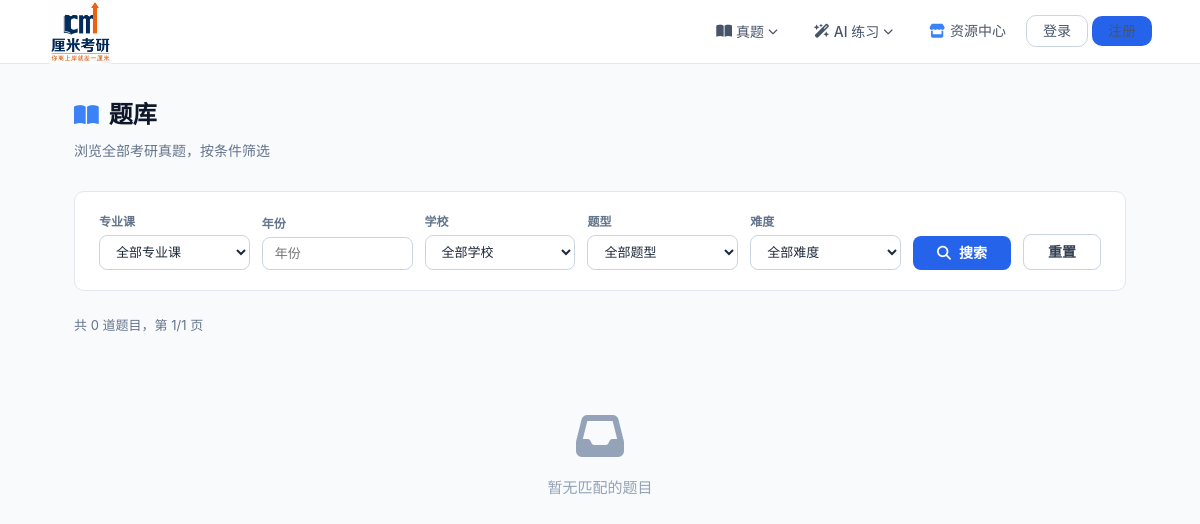
/questions/?page=12, run on an earlier commit of the app's database.
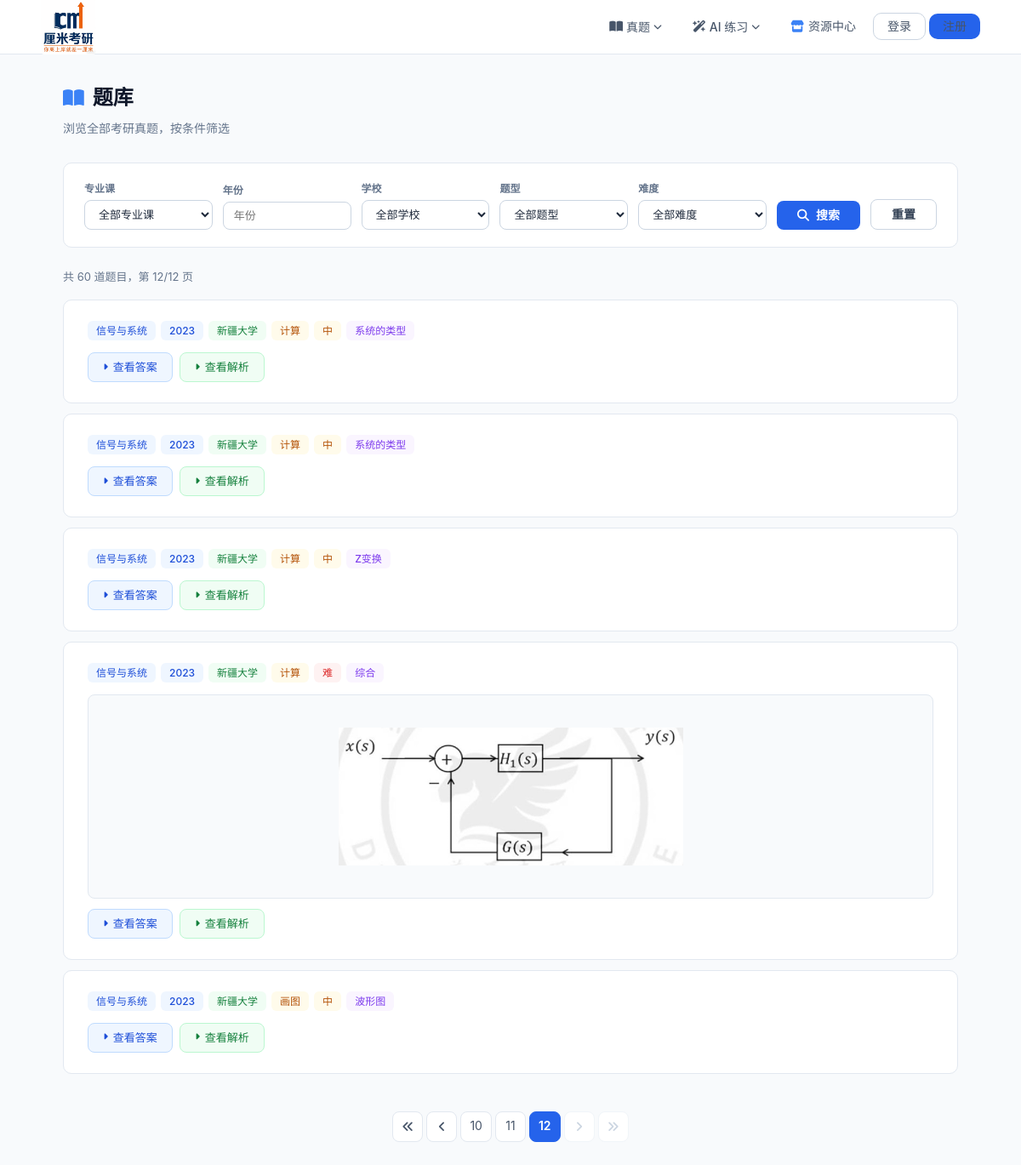
And on a later commit of the database.
### kaoyan_app/models.py (models this page shows, shortened)
class Question(models.Model):
    DIFFICULTY_CHOICES = [
        ("易", "易"),
        ("中", "中"),
        ("难", "难"),
    ]
    subject = models.ForeignKey(Subject, on_delete=models.CASCADE, verbose_name="专业课")
    year = models.IntegerField(verbose_name="年份")
    school = models.ForeignKey(School, on_delete=models.CASCADE, verbose_name="学校")
    question_type = models.ForeignKey(QuestionType, on_delete=models.CASCADE, verbose_name="题型")
    difficulty = models.CharField(max_length=2, choices=DIFFICULTY_CHOICES, verbose_name="难度")
    knowledge_point = models.CharField(max_length=200, verbose_name="知识点")
    content = models.TextField(verbose_name="题干", help_text="支持 Markdown + LaTeX 公式（$...$ / $$...$$）")
    options = models.JSONField(
        null=True, blank=True, verbose_name="选项",
        help_text='选择题必填，JSON 对象格式，如 {"A": "内容", "B": "内容"}'
    )
    correct_answer = models.TextField(null=True, blank=True, verbose_name="正确答案", help_text="选择题填 A/B/C/D，判断题填 对/错，填空题多个空用分号隔开，解答题填参考答案要点，绘图题可留空")
    answer = models.TextField(verbose_name="答案解析", help_text="支持 Markdown + LaTeX 公式，填空/简答等非选择题填写具体答案")
    image = models.ImageField(upload_to="questions/%Y/%m/", null=True, blank=True, verbose_name="插图")
    created_at = models.DateTimeField(auto_now_add=True, verbose_name="创建时间")
    updated_at = models.DateTimeField(auto_now=True, verbose_name="更新时间")
    class Meta:
        verbose_name = "题目"
        verbose_name_plural = "题目"
        ordering = ["-year", "school", "question_type"]

class Subject(models.Model):
    name = models.CharField(max_length=100, unique=True, verbose_name="专业课名称")
    class Meta:
        verbose_name = "专业课"
        verbose_name_plural = "专业课"
        ordering = ["name"]
    def __str__(self):
        return self.name

class School(models.Model):
    name = models.CharField(max_length=100, unique=True, verbose_name="学校名称")
    class Meta:
        verbose_name = "学校"
        verbose_name_plural = "学校"
        ordering = ["name"]
    def __str__(self):
        return self.name

class QuestionType(models.Model):
    name = models.CharField(max_length=50, unique=True, verbose_name="题型名称")
    class Meta:
        verbose_name = "题型"
        verbose_name_plural = "题型"
        ordering = ["id"]
    def __str__(self):
        return self.name

### kaoyan_app/views.py (the view)
# urls.py: path("questions/", views.question_list, name="question_list"),
def question_list(request):
    form = QuestionSearchForm(request.GET or None)
    questions = Question.objects.select_related("subject", "school", "question_type").all()
    if form.is_valid():
        subject = form.cleaned_data.get("subject")
        year = form.cleaned_data.get("year")
        school = form.cleaned_data.get("school")
        question_type = form.cleaned_data.get("question_type")
        difficulty = form.cleaned_data.get("difficulty")
        if subject:
            questions = questions.filter(subject=subject)
        if year:
            questions = questions.filter(year=year)
        if school:
            questions = questions.filter(school=school)
        if question_type:
            questions = questions.filter(question_type=question_type)
        if difficulty:
            questions = questions.filter(difficulty=difficulty)
    choice_type_id = QuestionType.objects.filter(name="选择").values_list("id", flat=True).first()
    judge_type_id = QuestionType.objects.filter(name="判断").values_list("id", flat=True).first()
    for q in questions:
        if q.options and isinstance(q.options, list):
            q.options = {chr(ord("A") + i): opt.split(". ", 1)[-1] if ". " in opt else opt
                         for i, opt in enumerate(q.options[:4])}
    paginator = Paginator(questions, 5)
    page_number = request.GET.get("page", 1)
    page_obj = paginator.get_page(page_number)
    search_params = request.GET.copy()
    search_params.pop("page", None)
    search_str = search_params.urlencode()
    return render(request, "kaoyan/question_list.html", {
        "form": form,
        "page_obj": page_obj,
        "search_str": search_str,
        "choice_type_id": choice_type_id,
        "judge_type_id": judge_type_id,
    })

### kaoyan_app/forms.py
class QuestionSearchForm(forms.Form):
    subject = forms.ModelChoiceField(
        queryset=Subject.objects.all(),
        required=False,
        empty_label="全部专业课",
        widget=forms.Select(attrs={"class": "form-input"}),
    )
    year = forms.IntegerField(required=False, widget=forms.NumberInput(attrs={
        "class": "form-input", "placeholder": "年份",
    }))
    school = forms.ModelChoiceField(
        queryset=School.objects.all(),
        required=False,
        empty_label="全部学校",
        widget=forms.Select(attrs={"class": "form-input"}),
    )
    question_type = forms.ModelChoiceField(
        queryset=QuestionType.objects.all(),
        required=False,
        empty_label="全部题型",
        widget=forms.Select(attrs={"class": "form-input"}),
    )
    difficulty = forms.ChoiceField(
        choices=[("", "全部难度")] + Question.DIFFICULTY_CHOICES,
        required=False,
        widget=forms.Select(attrs={"class": "form-input"}),
    )

### kaoyan_project/vip_utils.py (called while the page is built, shortened)
def vip_context(request):
    user = request.user
    return {
        "is_vip": False,
        "vip_label": "",
        "is_free_user": True,
        "user_coins": 0,
    }

### kaoyan_app/templates/kaoyan/question_list.html (shortened to what this page needs)
{% extends "user/base.html" %}
{% block extra_style %}
<link rel="stylesheet" href="https://cdn.jsdelivr.net/npm/katex@0.16.9/dist/katex.min.css">
{% endblock %}
{% block content %}
<div class="page-header">
    <h1 class="page-title"><i class="fa-solid fa-book-open"></i> 题库</h1>
    <p class="page-subtitle">浏览全部考研真题，按条件筛选</p>
</div>
<div class="card filter-bar">
    <div class="form-group"><label>专业课</label>{{ form.subject }}</div>
    <div class="form-group"><label>年份</label>{{ form.year }}</div>
    <div class="form-group"><label>学校</label>{{ form.school }}</div>
    <div class="form-group"><label>题型</label>{{ form.question_type }}</div>
    <div class="form-group"><label>难度</label>{{ form.difficulty }}</div>
    <button type="button" class="btn btn-primary" onclick="doSearch()"><i class="fa-solid fa-magnifying-glass"></i> 搜索</button>
    <a href="{% url 'kaoyan:question_list' %}" class="btn btn-outline">重置</a>
</div>
<div class="result-count">共 {{ page_obj.paginator.count }} 道题目，第 {{ page_obj.number }}/{{ page_obj.paginator.num_pages }} 页</div>
{% if page_obj %}
{% for q in page_obj %}
<div class="card question-item">
    <div class="question-meta">
        <span class="tag tag-blue">{{ q.subject.name }}</span>
        <span class="tag tag-blue">{{ q.year }}</span>
        <span class="tag tag-green">{{ q.school.name }}</span>
        <span class="tag tag-amber">{{ q.question_type.name }}</span>
        {% if q.difficulty == "易" %}<span class="tag tag-green">易</span>
        {% elif q.difficulty == "中" %}<span class="tag tag-amber">中</span>
        {% else %}<span class="tag tag-red">难</span>{% endif %}
        <span class="tag tag-purple">{{ q.knowledge_point }}</span>
    </div>
    {% if q.image %}
    <div class="img-preview-box" style="margin:12px 0;"><img src="{{ q.image.url }}" alt="题目插图"></div>
    {% endif %}
    <div style="display:flex;gap:8px;margin-top:12px;">
        <div class="answer-toggle" onclick="toggleAnswer(this)">
            <span class="arrow"><i class="fa-solid fa-caret-right"></i></span> 查看答案
        </div>
        <div class="explanation-toggle" onclick="toggleExplanation(this)">
            <span class="arrow"><i class="fa-solid fa-caret-right"></i></span> 查看解析
        </div>
    </div>
</div>
{% endfor %}
{% if page_obj.has_other_pages %}
<div class="pagination">
    {% if page_obj.has_previous %}
    <a href="?page=1{% if search_str %}&{{ search_str }}{% endif %}"><i class="fa-solid fa-angles-left"></i></a>
    <a href="?page={{ page_obj.previous_page_number }}{% if search_str %}&{{ search_str }}{% endif %}"><i class="fa-solid fa-angle-left"></i></a>
    {% else %}
    <span class="disabled"><i class="fa-solid fa-angles-left"></i></span>
    <span class="disabled"><i class="fa-solid fa-angle-left"></i></span>
    {% endif %}
    {% for num in page_obj.paginator.page_range %}
        {% if page_obj.number == num %}<span class="current">{{ num }}</span>
        {% elif num > page_obj.number|add:'-3' and num < page_obj.number|add:'3' %}
        <a href="?page={{ num }}{% if search_str %}&{{ search_str }}{% endif %}">{{ num }}</a>
        {% endif %}
    {% endfor %}
    {% if page_obj.has_next %}
    <a href="?page={{ page_obj.next_page_number }}{% if search_str %}&{{ search_str }}{% endif %}"><i class="fa-solid fa-angle-right"></i></a>
    <a href="?page={{ page_obj.paginator.num_pages }}{% if search_str %}&{{ search_str }}{% endif %}"><i class="fa-solid fa-angles-right"></i></a>
    {% else %}
    <span class="disabled"><i class="fa-solid fa-angle-right"></i></span>
    <span class="disabled"><i class="fa-solid fa-angles-right"></i></span>
    {% endif %}
</div>
{% endif %}
{% else %}
<div class="empty-state"><i class="fa-solid fa-inbox"></i><p>暂无匹配的题目</p></div>
{% endif %}
{% endblock %}

### user/templates/user/base.html (shortened to what this page needs)
{% load static %}
<!DOCTYPE html>
<html lang="zh-CN">
<head>
    <link rel="stylesheet" href="https://cdnjs.cloudflare.com/ajax/libs/font-awesome/6.5.1/css/all.min.css">
    {% block extra_style %}{% endblock %}
</head>
<body>
    <nav class="navbar">
        <a href="{% url 'user:home' %}" class="logo">
            <img src="{% static 'images/CM.png' %}" alt="厘米考研" style="height:65px;width:auto;border-radius:4px;">
        </a>
        <div class="nav-links">
            <div class="nav-dropdown" onclick="this.classList.toggle('open')">
                <button class="nav-dropdown-toggle">
                    <i class="fa-solid fa-book-open"></i> 真题 <i class="fa-solid fa-chevron-down caret"></i>
                </button>
            </div>
            <div class="nav-dropdown" onclick="this.classList.toggle('open')">
                <button class="nav-dropdown-toggle">
                    <i class="fa-solid fa-wand-magic-sparkles"></i> AI 练习 <i class="fa-solid fa-chevron-down caret"></i>
                </button>
            </div>
            <a href="{% url 'res_center:list' %}" style="color:var(--gray-600); text-decoration:none; font-size:14px; font-weight:500; padding:8px 16px; border-radius:var(--radius); transition:all 0.2s; display:inline-flex; align-items:center; gap:5px;">
                <i class="fa-solid fa-store" style="color:var(--blue-500);"></i> 资源中心
            </a>
            {% if user.is_authenticated %}
                <div class="nav-divider"></div>
                <a href="{% url 'user:my_exams' %}" style="color:var(--gray-600); text-decoration:none; font-size:14px; font-weight:500; padding:8px 12px; border-radius:var(--radius); transition:all 0.2s; display:inline-flex; align-items:center; gap:4px;">
                    <i class="fa-solid fa-clipboard-list" style="color:var(--blue-600);"></i> 我的考试
                </a>
                <a href="{% url 'user:checkin_calendar' %}" style="color:var(--gray-600); text-decoration:none; font-size:14px; font-weight:500; padding:8px 12px; border-radius:var(--radius); transition:all 0.2s; display:inline-flex; align-items:center; gap:4px;">
                    <i class="fa-solid fa-calendar-check" style="color:#16a34a;"></i> 打卡
                </a>
                <div class="nav-user">
                    <i class="fa-solid fa-circle-user"></i>
                    {{ user.username }}
                    {% if is_vip %}<span class="vip-tag">{{ vip_label }}</span>{% endif %}
                    <span class="coin-tag" style="background:linear-gradient(135deg,#f59e0b,#d97706);color:#fff;font-size:11px;font-weight:600;padding:2px 8px;border-radius:4px;margin-left:4px;display:inline-flex;align-items:center;gap:3px;">
                        <i class="fa-solid fa-coins" style="font-size:10px;"></i> {{ user_coins }}
                    </span>
                </div>
                <a href="{% url 'user:logout' %}" class="btn-ghost"><i class="fa-solid fa-right-from-bracket"></i></a>
            {% else %}
                <a href="{% url 'user:login' %}" class="btn btn-outline">登录</a>
                <a href="{% url 'user:register' %}" class="btn btn-primary">注册</a>
            {% endif %}
        </div>
    </nav>
    <div class="main-content">
        {% block content %}{% endblock %}
    </div>
</body>
</html>

### user/templates/user/base.html (style rules this page uses)
:root { --blue-50: #eff6ff; --blue-100: #dbeafe; --blue-200: #bfdbfe; --blue-400: #60a5fa; --blue-500: #3b82f6; --blue-600: #2563eb; --blue-700: #1d4ed8; --blue-800: #1e40af; --blue-900: #1e3a5f; --gray-50: #f8fafc; --gray-100: #f1f5f9; --gray-200: #e2e8f0; --gray-300: #cbd5e1; --gray-400: #94a3b8; --gray-500: #64748b; --gray-600: #475569; --gray-700: #334155; --gray-800: #1e293b; --gray-900: #0f172a; --white: #ffffff; --radius: 10px; --shadow-sm: 0 1px 3px rgba(0,0,0,0.06); --shadow: 0 2px 12px rgba(0,0,0,0.08); --shadow-lg: 0 8px 30px rgba(0,0,0,0.12); }
* { margin: 0; padding: 0; box-sizing: border-box; }
body { font-family: -apple-system, BlinkMacSystemFont, "Segoe UI", Roboto, "PingFang SC", "Microsoft YaHei", sans-serif; background: var(--gray-50); color: var(--gray-800); min-height: 100vh; line-height: 1.6; }
a { color: var(--blue-600); text-decoration: none; }
.navbar { background: var(--white); border-bottom: 1px solid var(--gray-200); height: 64px; display: flex; align-items: center; justify-content: space-between; padding: 0 48px; position: sticky; top: 0; z-index: 100; }
.navbar .logo { font-size: 20px; font-weight: 700; color: var(--blue-800); text-decoration: none; display: flex; align-items: center; gap: 10px; }
.navbar .nav-links { display: flex; align-items: center; gap: 4px; }
.navbar .nav-links a { color: var(--gray-600); text-decoration: none; font-size: 14px; font-weight: 500; padding: 8px 16px; border-radius: var(--radius); transition: all 0.2s; }
.nav-dropdown { position: relative; }
.nav-dropdown-toggle { color: var(--gray-600); text-decoration: none; font-size: 14px; font-weight: 500; padding: 8px 16px; border-radius: var(--radius); transition: all 0.2s; cursor: pointer; display: flex; align-items: center; gap: 4px; background: none; border: none; font-family: inherit; }
.nav-dropdown-toggle .caret { font-size: 10px; transition: transform 0.2s; }
.main-content { max-width: 1100px; margin: 0 auto; padding: 32px 24px 60px; }
.page-header { margin-bottom: 28px; }
.page-title { font-size: 24px; font-weight: 700; color: var(--gray-900); display: flex; align-items: center; gap: 10px; }
.page-title i { color: var(--blue-500); font-size: 22px; }
.page-subtitle { font-size: 14px; color: var(--gray-500); margin-top: 6px; }
.card { background: var(--white); border-radius: var(--radius); border: 1px solid var(--gray-200); padding: 32px; }
.form-group { margin-bottom: 20px; }
.form-group label { display: block; font-size: 14px; font-weight: 600; color: var(--gray-700); margin-bottom: 6px; }
.form-input { width: 100%; padding: 10px 14px; border: 1px solid var(--gray-300); border-radius: 8px; font-size: 14px; color: var(--gray-800); transition: all 0.2s; outline: none; background: var(--white); }
select.form-input { cursor: pointer; }
.btn { display: inline-flex; align-items: center; justify-content: center; gap: 8px; padding: 10px 24px; border: none; border-radius: 8px; font-size: 14px; font-weight: 600; cursor: pointer; text-decoration: none; transition: all 0.2s; line-height: 1; }
.btn-primary { background: var(--blue-600); color: var(--white); }
.btn-outline { background: var(--white); border: 1px solid var(--gray-300); color: var(--gray-700); }

What changed in the data, as far as the page shows it:
now on this page (row edited): Question: subject.name "信号与系统", year "2023", school.name "新疆大学", question_type.name "计算", difficulty "中", knowledge_point "系统的类型"
now on this page (row edited): Question: subject.name "信号与系统", year "2023", school.name "新疆大学", question_type.name "计算", difficulty "中", knowledge_point "系统的类型"
now on this page (row edited): Question: subject.name "信号与系统", year "2023", school.name "新疆大学", question_type.name "计算", difficulty "中", knowledge_point "Z变换"
now on this page (row edited): Question: subject.name "信号与系统", year "2023", school.name "新疆大学", question_type.name "计算", difficulty "难", knowledge_point "综合", image (picture)
now on this page (row edited): Question: subject.name "信号与系统", year "2023", school.name "新疆大学", question_type.name "画图", difficulty "中", knowledge_point "波形图"
Also different on the page:
{{ page_obj.paginator.count }}: "0" → "60"
{{ page_obj.number }}: "1" → "12"
{{ page_obj.paginator.num_pages }}: "1" → "12"
new list line: "10"
new list line: "11"
new list line: "12"
text no longer shown: "暂无匹配的题目"
